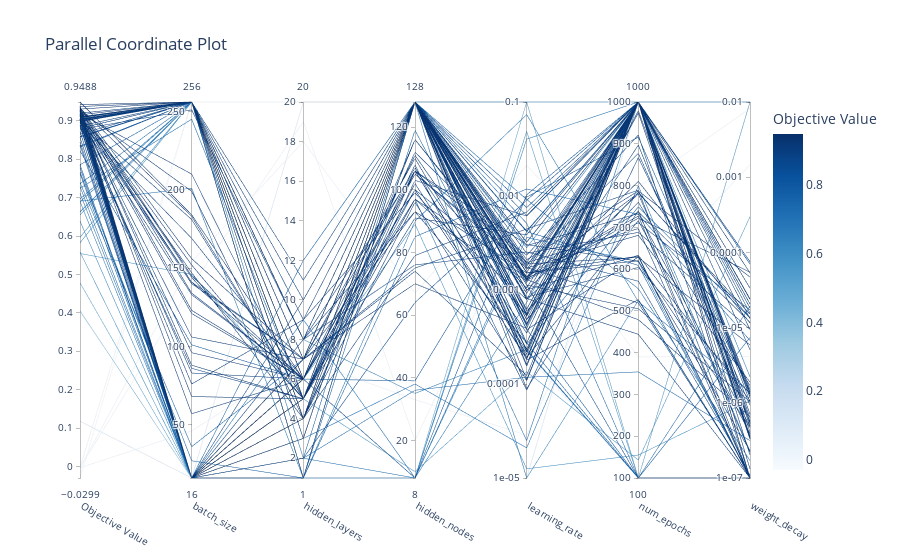

Write notebook code for a chart like this one.
### Code cell
# 파라미터 간의 관계를 보여주는 플롯
optuna.visualization.plot_parallel_coordinate(study)
